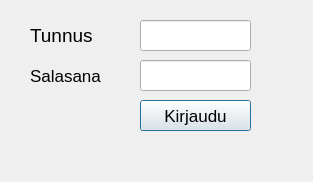
<?xml version="1.0" encoding="UTF-8"?>
<ui version="4.0">
 <class>Login</class>
 <widget class="QDialog" name="Login">
  <property name="geometry">
   <rect>
    <x>0</x>
    <y>0</y>
    <width>313</width>
    <height>182</height>
   </rect>
  </property>
  <property name="windowTitle">
   <string>Dialog</string>
  </property>
  <widget class="QLineEdit" name="leUsername">
   <property name="geometry">
    <rect>
     <x>140</x>
     <y>20</y>
     <width>111</width>
     <height>31</height>
    </rect>
   </property>
   <property name="font">
    <font>
     <pointsize>13</pointsize>
    </font>
   </property>
  </widget>
  <widget class="QLineEdit" name="lePassword">
   <property name="geometry">
    <rect>
     <x>140</x>
     <y>60</y>
     <width>111</width>
     <height>31</height>
    </rect>
   </property>
   <property name="font">
    <font>
     <pointsize>13</pointsize>
    </font>
   </property>
  </widget>
  <widget class="QPushButton" name="BtnLogin">
   <property name="geometry">
    <rect>
     <x>140</x>
     <y>100</y>
     <width>111</width>
     <height>31</height>
    </rect>
   </property>
   <property name="font">
    <font>
     <pointsize>13</pointsize>
    </font>
   </property>
   <property name="text">
    <string>Kirjaudu</string>
   </property>
  </widget>
  <widget class="QLabel" name="label">
   <property name="geometry">
    <rect>
     <x>30</x>
     <y>20</y>
     <width>101</width>
     <height>31</height>
    </rect>
   </property>
   <property name="font">
    <font>
     <pointsize>14</pointsize>
    </font>
   </property>
   <property name="text">
    <string>Tunnus</string>
   </property>
  </widget>
  <widget class="QLabel" name="label_2">
   <property name="geometry">
    <rect>
     <x>30</x>
     <y>60</y>
     <width>101</width>
     <height>31</height>
    </rect>
   </property>
   <property name="font">
    <font>
     <pointsize>13</pointsize>
    </font>
   </property>
   <property name="text">
    <string>Salasana</string>
   </property>
  </widget>
 </widget>
 <resources/>
 <connections/>
</ui>
